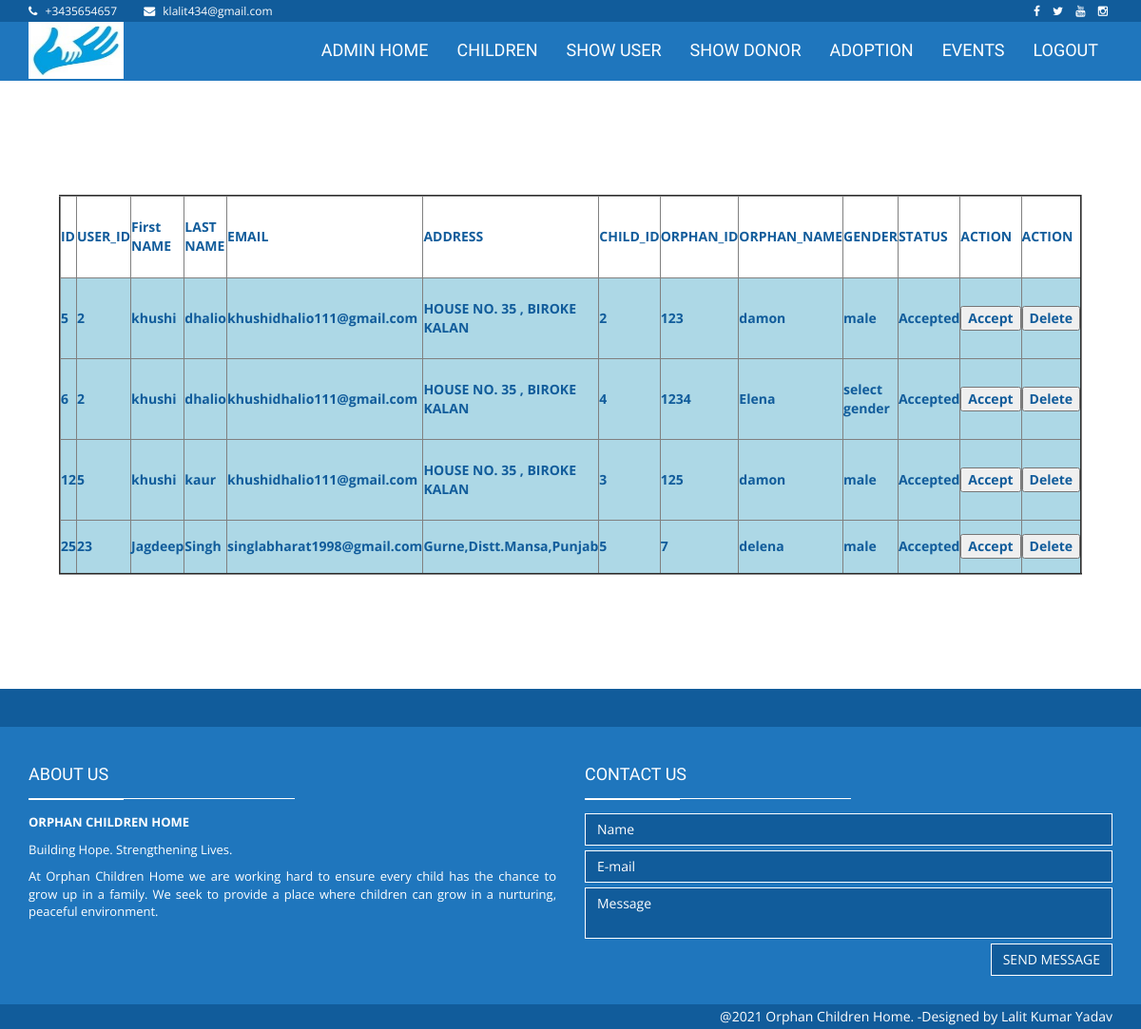
Screenshot of /sendresponse/ with the database file from the repository.
### orphanagedata/models.py (models this page shows, shortened)
class RequestChildren(models.Model):
    p_id = models.AutoField( primary_key= True )
    user_id=models.CharField(max_length=100)
    firstname=models.CharField(max_length=100)
    lastname=models.CharField(max_length=100)
    email=models.CharField(max_length=100)
    address=models.CharField(max_length=100)
    user_image=models.ImageField(upload_to='requestedchild/')
    child_id=models.CharField(max_length=100)
    orphanid=models.CharField(max_length=100)
    orphan_name=models.CharField(max_length=100)
    gender=models.CharField(max_length=100)
    status=models.CharField(max_length=100)

### orphanagedata/views.py (the view)
# urls.py: path('sendresponse/', views.sendresponse),
def sendresponse(request):
    data=RequestChildren.objects.filter(status="Accepted").all()
    return render(request,'template/sendresponse.html',{"alldata":data})

### orphanagedata/template/sendresponse.html (shortened to what this page needs)
{% load static %}
{% include 'template/adminheader.html' %}
{% include 'template/adminmenu.html' %}
<center><table border="2" bgcolor="lightgrey" cellpadding="2px" height="400px" width="100px">
	<tr>
		<th>ID</th>
		<th>USER_ID</th>
		<th>First NAME</th>
		<th>LAST NAME</th>
		<th>EMAIL</th>
		<th>ADDRESS</th>
		<th>CHILD_ID</th>
		<th>ORPHAN_ID</th>
		<th>ORPHAN_NAME</th>
		<th>GENDER</th>
		<th>STATUS</th>
		<th>ACTION</th>
		<th>ACTION</th>
	</tr>
{% for x in alldata %}
	<tr bgcolor="lightblue">
		<th>{{x.p_id}}</th>
		<th>{{x.user_id}}</th>
		<th>{{x.firstname}}</th>
		<th>{{x.lastname}}</th>
		<th>{{x.email}}</th>
		<th>{{x.address}}</th>
		<th>{{x.child_id}}</th>
		<th>{{x.orphanid}}</th>
		<th>{{x.orphan_name}}</th>
		<th>{{x.gender}}</th>
		<th>{{x.status}}</th>
		<form action="/final/" method="post">
		<th><button>Accept</button></th>
		</form>
		<th><form action="/deleteresponse/" method="post">
		<button type="submit">Delete</button>
		</form>
		</th>
	</tr>
{% endfor %}
</table></center>
{% include 'template/adminfooter.html' %}

### rows the page displays
RequestChildren: p_id "5", user_id "2", firstname "khushi", lastname "dhalio", email "khushidhalio111@gmail.com", address "HOUSE NO. 35 , BIROKE KALAN", child_id "2", orphanid "123", orphan_name "damon", gender "male", status "Accepted"
RequestChildren: p_id "6", user_id "2", firstname "khushi", lastname "dhalio", email "khushidhalio111@gmail.com", address "HOUSE NO. 35 , BIROKE KALAN", child_id "4", orphanid "1234", orphan_name "Elena", gender "select gender", status "Accepted"
RequestChildren: p_id "12", user_id "5", firstname "khushi", lastname "kaur", email "khushidhalio111@gmail.com", address "HOUSE NO. 35 , BIROKE KALAN", child_id "3", orphanid "125", orphan_name "damon", gender "male", status "Accepted"
RequestChildren: p_id "25", user_id "23", firstname "Jagdeep", lastname "Singh", email "singlabharat1998@gmail.com", address "Gurne,Distt.Mansa,Punjab", child_id "5", orphanid "7", orphan_name "delena", gender "male", status "Accepted"
